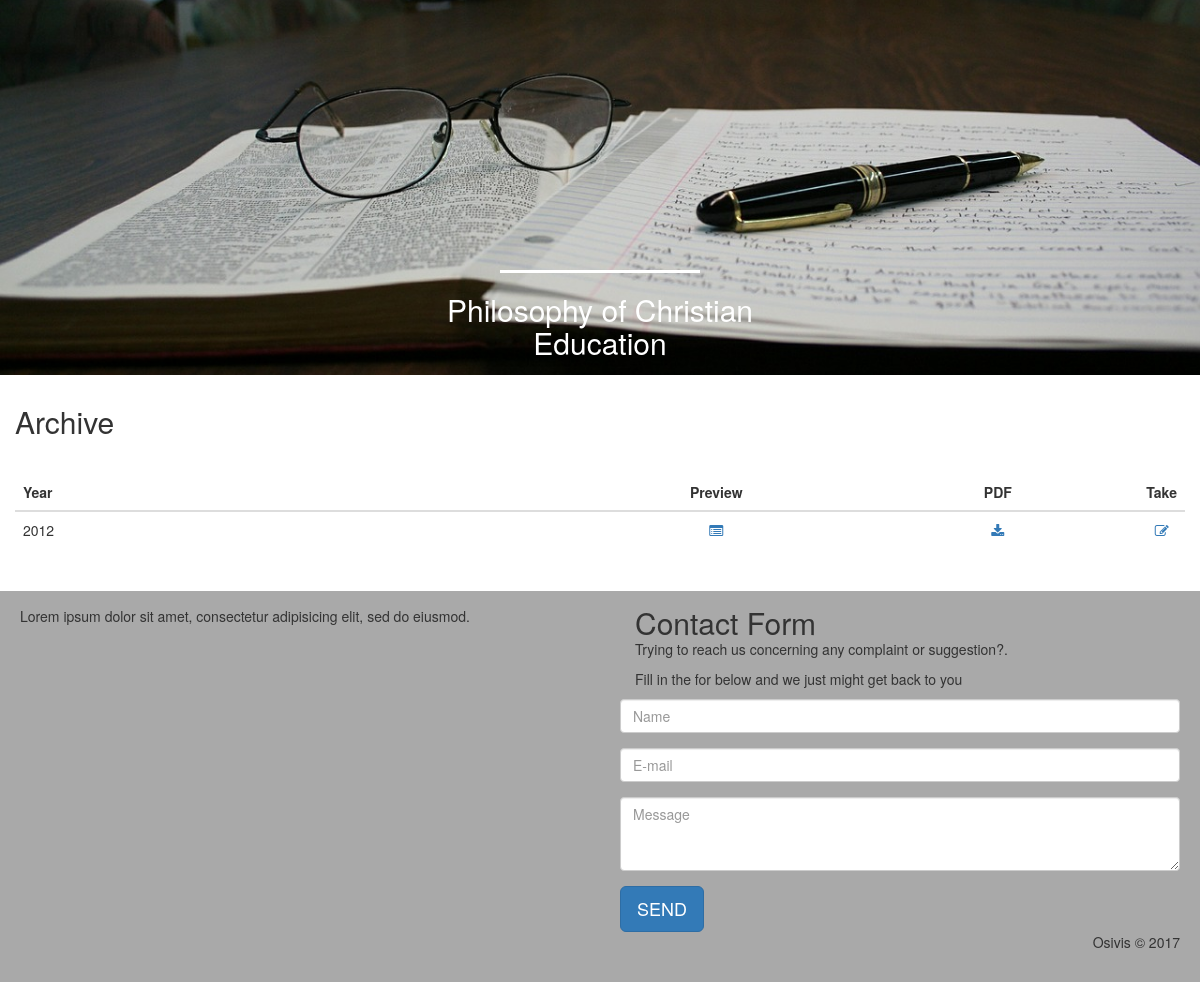
/osivis/archive/?id=1, run on the app's committed database.
### tables this page shows
CREATE TABLE `course` (
  `coursecode` varchar(15) NOT NULL,
  `coursetitle` varchar(255) NOT NULL,
  `courseimg` varchar(255) NOT NULL,
  `coursedesc` varchar(255) NOT NULL,
  `courseid` int(8) NOT NULL
);

CREATE TABLE `period` (
  `year` int(8) NOT NULL,
  `yearid` int(8) NOT NULL
);

### osivis/archive/index.php (the view, shortened to what this page needs)
<?php
    if(isset($_GET["id"])){
        require_once("../../connect.php");
        $id = mysqli_real_escape_string($conn,$_GET["id"]);
        $qry = "SELECT coursetitle, courseimg FROM `course` WHERE `courseid`=$id";
        $result = mysqli_query($conn,$qry);
        if(mysqli_num_rows($result) > 0){
            $row = $result->fetch_assoc();
            $courseTitle = $row["coursetitle"];
            $imgUrl = $row["courseimg"];
        }
		else{
			Redirect();
		}
    }
    else{
        Redirect();
    }
?>
<!DOCTYPE HTML>
<html>
<head>
    <link rel="stylesheet" href="../css/bootstrap.min.css">
	<link rel="stylesheet" href="../css/font-awesome.min.css">
	<link rel="stylesheet" href="../css/style.css">
	<link rel="stylesheet" href="../css/responsive.css">
</head>
<body>
	<header style="background-image:url(<?php echo $imgUrl ?>);">
		<div class="head-content mobile-100">
			<hr style="border: none;border-top: 3px #ffffff solid;margin: 55% 25% 0;">
			<div class="os" style="text-align: center; margin: 10px 5px; color:white;">
				<h2><?php echo $courseTitle ?></h2>
			</div>
		</div>
	</header>
	<div class="body">
		<div class="panel-heading">
			<h2>Archive</h2>
		</div>
		<div class="panel-body">
					<?php
						$sql="SELECT year, yearid FROM period NATURAL JOIN questions WHERE courseid=$id GROUP BY year ORDER BY year DESC";
						$r = mysqli_query($conn, $sql);
						if(!$r){
							echo '
                                <div class="panel-body alert alert-danger">
                                    <button type="button" class="close" data-dismiss="alert" aria-hidden="true">×</button>
                                    Sorry, there are no past-questions concerning this course in our archives<a href="localhost/osivis" class="alert-link"></a>.
                                </div>';
						}
						else{
                            if(mysqli_num_rows($r) > 0){
							echo '<div class="table-responsive"><table class="table table-hover">
							<thead>
								<tr>
									<th>Year</th>
									<th class="t">Preview</th>
									<th class="t">PDF</th>
									<th class="t">Take</th>
								</tr>
							</thead>
							<tbody>';
							while($col = mysqli_fetch_array($r, MYSQLI_ASSOC)){
							echo '
								<tr>
									<td>'. $col['year'] .'</td>
									<td class="t"><a href="preview/?id='.$id.'&q='.$col['yearid'].'"><p class="fa fa-list-alt"></p></a></td>
									<td class="t"><a href="pdf/?id='.$id.'&q='.$col['yearid'].'"><p class="fa fa-download"></p></a></td>
									<td class="t"><a href="take/?id='.$id.'&q='.$col['yearid'].'"><p class="fa fa-pencil-square-o"></p></a></td>
								</tr>';
							}
							echo '</tbody></table></div>';
							}
						}
					?>
        </div>
	</div>
	<footer>
        <?php
            include("../includes/footer.php");
        ?>
    </footer>
</body>
</html>

### osivis/css/style.css (style rules this page uses)
* { margin: 0; padding: 0; box-sizing: border-box; }
body { width: 100%; min-width: 320px; }
.body { position: relative; height: 100%; width: 100%; }
.head-content { width: 50%; max-width: 400px; margin: auto; height: 100%; padding: 50px 0; }
footer { height: auto; overflow: hidden; background: darkgray; }
footer::after { content: ""; display: block; clear: both; }

### osivis/archive/index.php (style rules this page uses)
.p, .t { width: 25%; text-align: center; }
thead>tr th:first-child { width: 50%; }
header { width: 100%; max-height: 375px; min-height: 300px; background-repeat: no-repeat; background-size: cover; background-position: center center; }
.os h2 { margin-bottom: 5px; }

### data on the page
course: courseimg (picture), coursetitle "Philosophy of Christian Education"
period: year "2012"
